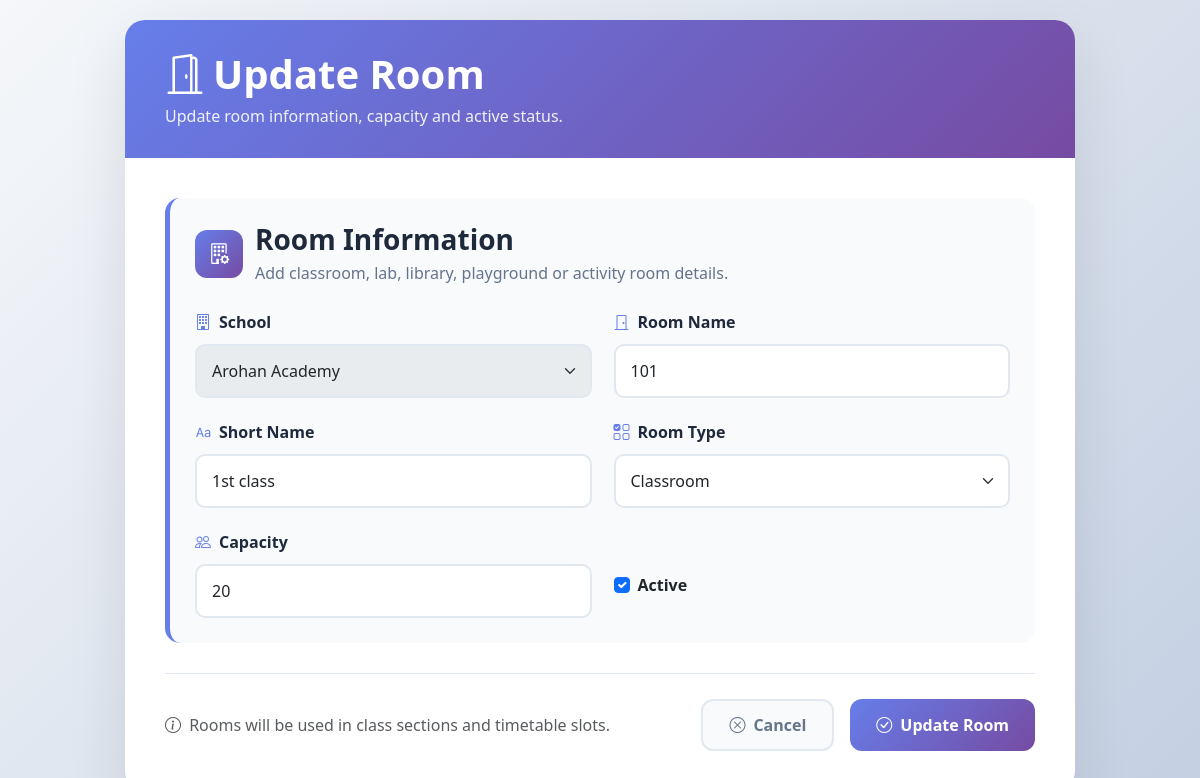
/rooms/1/update/ (signed in), run on the app's committed database.
### Rooms/models.py (models this page shows, shortened)
class Room(models.Model):
    ROOM_TYPE_CHOICES = (
        ("CLASSROOM", "Classroom"),
        ("COMPUTER_LAB", "Computer Lab"),
        ("SCIENCE_LAB", "Science Lab"),
        ("LIBRARY", "Library"),
        ("PLAYGROUND", "Playground"),
        ("ACTIVITY_ROOM", "Activity Room"),
    )
    school = models.ForeignKey(
        School,
        on_delete=models.CASCADE
    )
    timetable = models.ForeignKey(
        "Timetables.Timetable",
        on_delete=models.CASCADE,
        null=True,
        blank=True,
        related_name="rooms"
    )
    name = models.CharField(max_length=100)
    short_name = models.CharField(
        max_length=30,
        blank=True
    )
    room_type = models.CharField(
        max_length=30,
        choices=ROOM_TYPE_CHOICES,
        default="CLASSROOM"
    )
    capacity = models.PositiveIntegerField(default=0)
    is_active = models.BooleanField(default=True)

### Rooms/views.py (the view)
# urls.py: path("rooms/<int:pk>/update/", views.room_update, name="room_update"),
@login_required
@log_exceptions
def room_update(request, pk):
    room = get_school_object_or_404(request, Room.objects.all(), pk=pk)
    current_school = get_current_school(request)
    if request.method == "POST":
        form = RoomForm(request.POST, instance=room, current_school=current_school)
        if form.is_valid():
            form.save()
            messages.success(request, "Room updated successfully.")
            return HttpResponse("""
            <script>
            window.close();
            </script>
            """)
    else:
        form = RoomForm(instance=room, current_school=current_school)
    return render(request, "room_form.html", {
        "form": form,
        "title": "Update Room",
        "subtitle": "Update room information, capacity and active status.",
        "button_text": "Update Room",
    })

### Rooms/forms.py
class RoomForm(CurrentSchoolFormMixin, forms.ModelForm):
    class Meta:
        model = Room
        fields = [
            "school",
            "name",
            "short_name",
            "room_type",
            "capacity",
            "is_active",
        ]
        widgets = {
            "school": forms.Select(attrs={"class": "form-select"}),
            "name": forms.TextInput(attrs={"class": "form-control", "placeholder": "Room 101 / Computer Lab"}),
            "short_name": forms.TextInput(attrs={"class": "form-control", "placeholder": "R101 / Lab"}),
            "room_type": forms.Select(attrs={"class": "form-select"}),
            "capacity": forms.NumberInput(attrs={"class": "form-control", "placeholder": "40"}),
            "is_active": forms.CheckboxInput(attrs={"class": "form-check-input"}),
        }

### AI_TIMETABLE_SAAS/logging_utils.py (called while the page is built)
def log_exceptions(func):
    @functools.wraps(func)
    def wrapper(*args, **kwargs):
        qualified_name = f"{func.__module__}.{func.__qualname__}"
        try:
            result = func(*args, **kwargs)
        except Exception as error:
            request = _request_from_call(args, kwargs)
            if not request or not _is_response_handler(func):
                raise
            content = render_to_string(
                "accounts/404.html",
                _error_context(error, qualified_name),
            )
            return HttpResponse(content, status=404)
        return result
    return wrapper

### AI_TIMETABLE_SAAS/tenancy.py (called while the page is built)
@log_exceptions
def set_current_tenant_db(alias):
    return _current_tenant_db.set(alias)

@log_exceptions
def reset_current_tenant_db(token):
    _current_tenant_db.reset(token)

@log_exceptions
def configured_tenant_databases():
    return set(getattr(settings, "SCHOOL_TENANT_DATABASES", ()))

    @log_exceptions
    def __call__(self, request):
        alias = (
            request.GET.get(self.query_param)
            or request.META.get(self.header_name)
            or request.session.get(self.session_key)
        )
        tenant_databases = configured_tenant_databases()
        if alias and alias not in tenant_databases:
            return HttpResponseBadRequest(f"Unknown school database alias: {alias}")
        if request.GET.get(self.query_param):
            request.session[self.session_key] = alias
        request.school_db_alias = alias
        token = set_current_tenant_db(alias)
        try:
            return self.get_response(request)
        finally:
            reset_current_tenant_db(token)

### Rooms/templates/room_form.html (shortened to what this page needs)
<!DOCTYPE html>
<html lang="en">
<head>
    <link href="https://cdn.jsdelivr.net/npm/bootstrap@5.3.0/dist/css/bootstrap.min.css" rel="stylesheet">
    <link rel="stylesheet" href="https://cdn.jsdelivr.net/npm/bootstrap-icons@1.10.0/font/bootstrap-icons.css">
    <link rel="stylesheet" href="https://cdn.jsdelivr.net/npm/choices.js/public/assets/styles/choices.min.css">
</head>
<body>
<div class="form-container">
    <div class="form-header">
        <h1><i class="bi bi-door-open me-2"></i>{{ title }}</h1>
        <p>{{ subtitle }}</p>
    </div>
    <form method="POST" class="form-body">
        <div class="form-section">
            <div class="section-title">
                <div class="section-title-icon">
                    <i class="bi bi-building-gear"></i>
                </div>
                <div>
                    <h3>Room Information</h3>
                    <p>Add classroom, lab, library, playground or activity room details.</p>
                </div>
            </div>
            <div class="form-grid">
                <div>
                    <label class="form-label">
                        <i class="bi bi-building"></i> School
                    </label>
                    {{ form.school }}
                </div>
                <div>
                    <label class="form-label">
                        <i class="bi bi-door-closed"></i> Room Name
                    </label>
                    {{ form.name }}
                </div>
                <div>
                    <label class="form-label">
                        <i class="bi bi-type"></i> Short Name
                    </label>
                    {{ form.short_name }}
                </div>
                <div>
                    <label class="form-label">
                        <i class="bi bi-ui-checks-grid"></i> Room Type
                    </label>
                    {{ form.room_type }}
                </div>
                <div>
                    <label class="form-label">
                        <i class="bi bi-people"></i> Capacity
                    </label>
                    {{ form.capacity }}
                </div>
                <div class="d-flex align-items-center pt-4">
                    <div class="form-check">
                        {{ form.is_active }}
                        <label class="form-check-label fw-semibold">
                            Active
                        </label>
                    </div>
                </div>
            </div>
        </div>
        <div class="form-actions">
            <div class="text-muted">
                <i class="bi bi-info-circle me-1"></i>
                Rooms will be used in class sections and timetable slots.
            </div>
            <div class="d-flex gap-3">
                <button type="button" class="btn btn-secondary" onclick="window.close()">
                    <i class="bi bi-x-circle"></i> Cancel
                </button>
                <button type="submit" class="btn btn-primary">
                    <i class="bi bi-check-circle"></i> {{ button_text }}
                </button>
            </div>
        </div>
    </form>
</div>
</body>
</html>

### Rooms/templates/room_form.html (style rules this page uses)
:root { --primary-color: #667eea; --secondary-color: #764ba2; --light-bg: #f8fafc; --border-color: #e2e8f0; --text-primary: #1e293b; --text-secondary: #64748b; }
body { background: linear-gradient(135deg, #f5f7fa, #c3cfe2); min-height: 100vh; padding: 20px; font-family: 'Segoe UI', Tahoma, Geneva, Verdana, sans-serif; }
.form-container { max-width: 950px; margin: 0 auto; background: #fff; border-radius: 20px; box-shadow: 0 20px 60px rgba(0,0,0,.1); overflow: hidden; }
.form-header { background: linear-gradient(135deg, var(--primary-color), var(--secondary-color)); color: #fff; padding: 30px 40px; }
.form-header h1 { font-weight: 700; margin-bottom: 6px; }
.form-header p { opacity: .9; margin: 0; }
.form-body { padding: 40px; }
.form-section { background: var(--light-bg); border-radius: 15px; padding: 25px; margin-bottom: 30px; border-left: 5px solid var(--primary-color); }
.section-title { display: flex; align-items: center; gap: 12px; margin-bottom: 25px; }
.section-title-icon { width: 48px; height: 48px; background: linear-gradient(135deg, var(--primary-color), var(--secondary-color)); border-radius: 12px; display: flex; align-items: center; justify-content: center; color: #fff; font-size: 1.3rem; }
.section-title h3 { margin: 0; font-weight: 700; color: var(--text-primary); }
.section-title p { margin: 4px 0 0; color: var(--text-secondary); }
.form-grid { display: grid; grid-template-columns: repeat(auto-fit, minmax(260px, 1fr)); gap: 22px; }
.form-label { font-weight: 600; color: var(--text-primary); margin-bottom: 10px; display: flex; gap: 8px; align-items: center; }
.form-label i { color: var(--primary-color); }
.form-control, .form-select { border: 2px solid var(--border-color); border-radius: 10px; padding: 13px 15px; }
.form-actions { background: #fff; padding-top: 25px; border-top: 1px solid var(--border-color); display: flex; justify-content: space-between; align-items: center; gap: 20px; }
.btn { padding: 12px 26px; border-radius: 12px; font-weight: 600; display: inline-flex; align-items: center; gap: 8px; }
.btn-primary { background: linear-gradient(135deg, var(--primary-color), var(--secondary-color)); border: none; }
.btn-secondary { background: var(--light-bg); color: var(--text-secondary); border: 2px solid var(--border-color); }

### data on the page
Room: school "Arohan Academy", name "101", short_name "1st class", room_type "Classroom", capacity "20", is_active "☑"

### other printed values
{{ title }} "Update Room"
{{ subtitle }} "Update room information, capacity and active status."
{{ button_text }} "Update Room"
